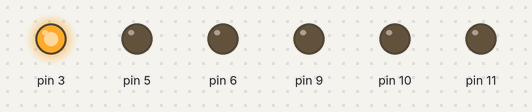
Simulated run of this sketch. Board: Arduino Uno, built with avr-gcc and run on an emulated ATmega328P. On the bench: output pins drawn as LEDs (lit = HIGH).

Above: at 0.05 s.
At 0.55 s:
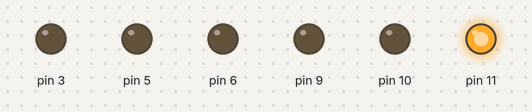
At 0.75 s:
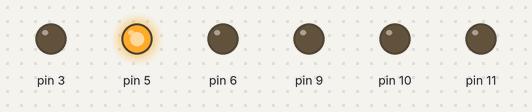
At 1.45 s:
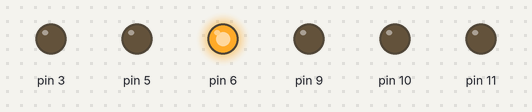
At 2.15 s:
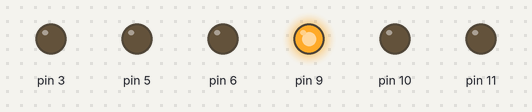
At 2.85 s:
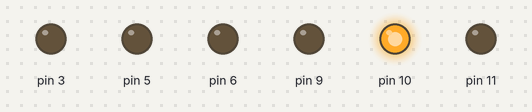
Timing chart, 0 to 3.1 s (numbered marks = the images above):
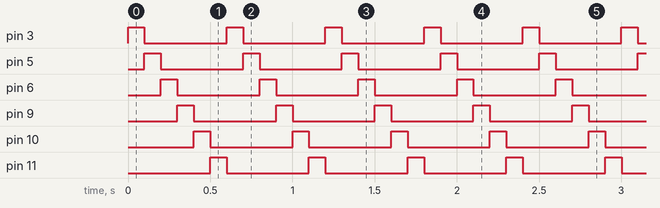

The sketch:

arduino_exercise_01.ino
```cpp
void setup() {
  pinMode(3, OUTPUT);
  pinMode(5, OUTPUT);
  pinMode(6, OUTPUT);
  pinMode(9, OUTPUT);
  pinMode(10, OUTPUT);
  pinMode(11, OUTPUT);
}

void loop() {

  //for (int i=0; i<255; i++)
  digitalWrite(3, HIGH);
  digitalWrite(5, LOW);
  digitalWrite(6, LOW);
  digitalWrite(9, LOW);
  digitalWrite(10, LOW);
  digitalWrite(11, LOW);
  delay(100);

  digitalWrite(3, LOW);
  digitalWrite(5, HIGH);
  digitalWrite(6, LOW);
  digitalWrite(9, LOW);
  digitalWrite(10, LOW);
  digitalWrite(11, LOW);
  delay(100);

  digitalWrite(3, LOW);
  digitalWrite(5, LOW);
  digitalWrite(6, HIGH);
  digitalWrite(9, LOW);
  digitalWrite(10, LOW);
  digitalWrite(11, LOW);
  delay(100);

  digitalWrite(3, LOW);
  digitalWrite(5, LOW);
  digitalWrite(6, LOW);
  digitalWrite(9, HIGH);
  digitalWrite(10, LOW);
  digitalWrite(11, LOW);
  delay(100);

  digitalWrite(3, LOW);
  digitalWrite(5, LOW);
  digitalWrite(6, LOW);
  digitalWrite(9, LOW);
  digitalWrite(10, HIGH);
  digitalWrite(11, LOW);
  delay(100);

  digitalWrite(3, LOW);
  digitalWrite(5, LOW);
  digitalWrite(6, LOW);
  digitalWrite(9, LOW);
  digitalWrite(10, LOW);
  digitalWrite(11, HIGH);
  delay(100);

}
```

Measured:
- by itself, pin 3, pin 5, pin 6, pin 9–11: alternates HIGH for 0.10 s and LOW for 0.50 s
- by itself, everything shown: repeats every 0.60 s, in 6 steps
